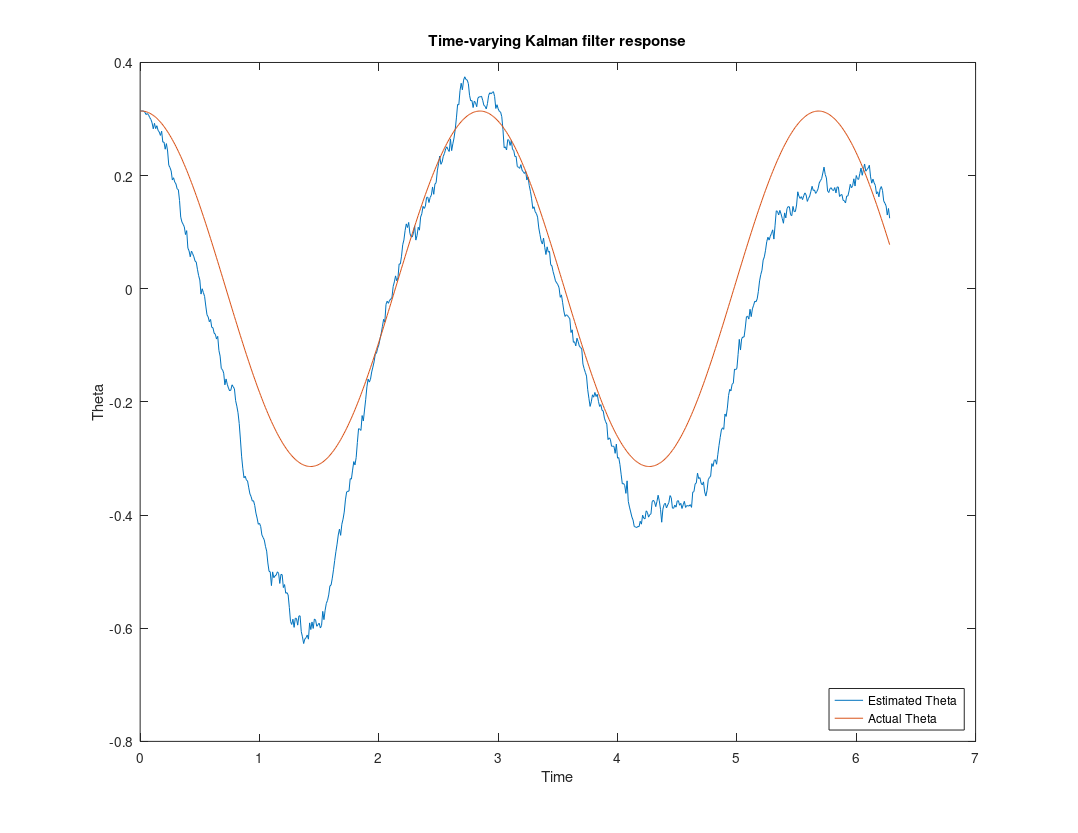
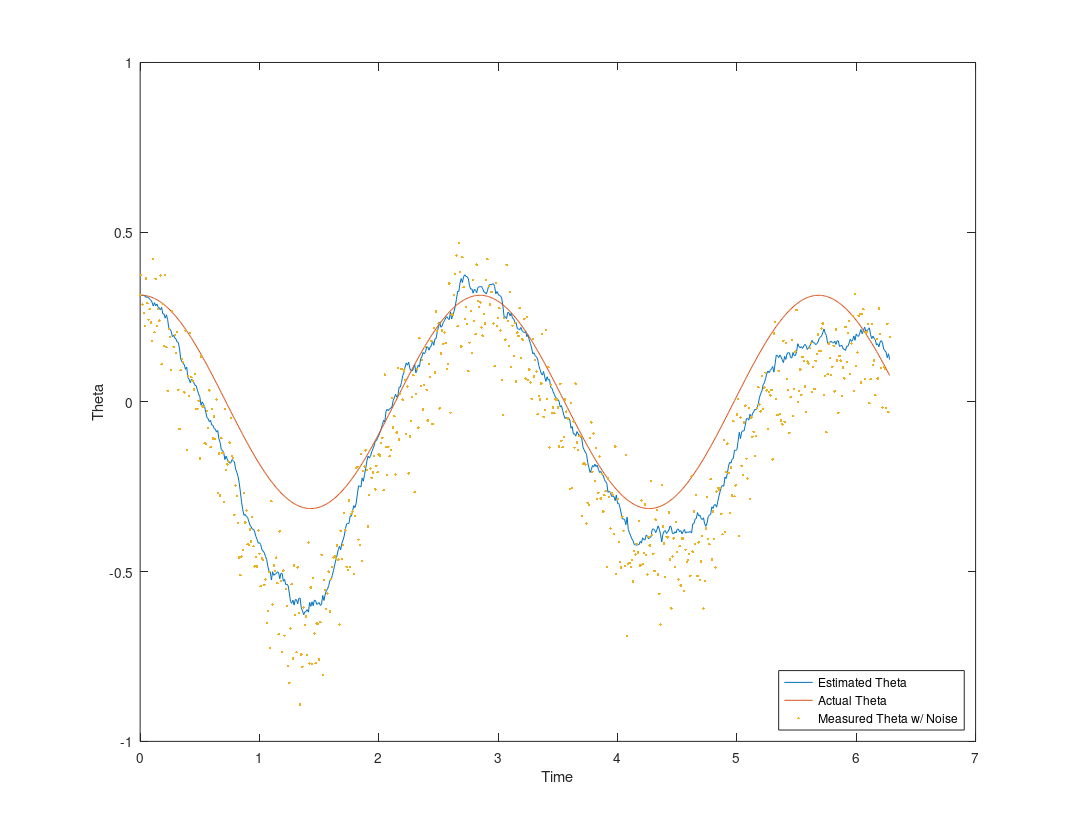

Recreate these plots in MATLAB, in order.
function try3
clc
m = 2;
l = 2;
g = 9.81;
h=.01;
tMax=2*pi;
%tMax=.2;
t = [0:h:tMax]';

A = [0 1 ; -g/l 0];
B = [0; 1];
C = [1 0];
D = 0;

%Define Gains Controller
Q = 1*[1 0; 0 1];
R = h;
K = lqr(A,B,Q,R)'


%% Initials
x = [pi/10; 0];     % Initial condition on the state
x0 = [pi/10; 0];    % Initial condition on the state
xhat0 = [pi/10; 0];
xhat = xhat0;
xreal=x0;
z(1) = C*xhat0;
P = Q;

for i = 1:length(t)-1
  w = 0.1*(randn(1,1)-0.5); % Noise
  
  xreal(:,i+1) = expm((A)*t(i))*x0;

  
  %Measured Value
  z(i+1) = C*xhat(:,i)+w;

  K = P*C'*inv(R);
  dxhat = A*xhat(:,i)+K*(z(i)-C*xhat(:,i)); %this is obersever. State Estimate
  dP = A*P+P*A'-P*C'*inv(R)*C*P+Q;
  

  P = P+h*dP;
  xhat(:,i+1) = xhat(:,i) + h*dxhat; % Next step for state estimate.

end
%{
figure(1)
subplot(211), plot(t,y,'--',t,ye,'-')
title('Time-varying Kalman filter response')
xlabel('Time'), ylabel('Output')
legend('y','yhat')
subplot(212), plot(t,y-z,'-.',t,y-ye,'-')
xlabel('Time'), ylabel('Output')
%}

thetaHat = xhat(1,:);
thetadotHat = xhat(2,:);
theta = xreal(1,:);
thetadot = xreal(2,:);

figure
plot(t,thetaHat,t,theta)
title('Time-varying Kalman filter response')
xlabel('Time'), ylabel('Theta')
legend('Estimated Theta','Actual Theta','location','southeast')
set(gcf,'paperorientation','landscape');
    set(gcf,'paperunits','normalized');
    set(gcf,'paperposition',[0 0 1 1]);
    print(gcf,'-dpdf','EC1a.pdf')

figure
plot(t,thetaHat,t,theta,t,z,'.')
xlabel('Time'), ylabel('Theta')
legend('Estimated Theta','Actual Theta','Measured Theta w/ Noise','location','southeast')
set(gcf,'paperorientation','landscape');
    set(gcf,'paperunits','normalized');
    set(gcf,'paperposition',[0 0 1 1]);
    print(gcf,'-dpdf','EC1b.pdf')
end